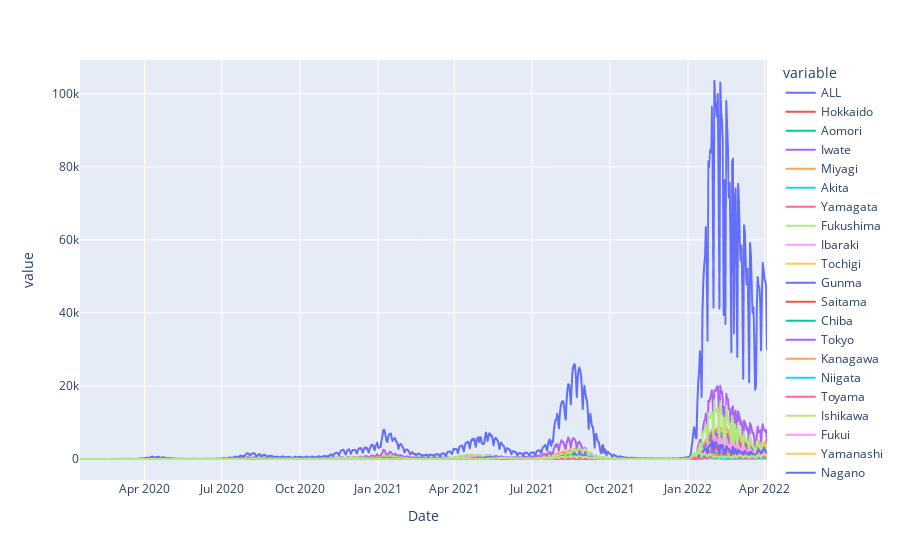

Source (notebook cell):
### Code cell
px.line(df, )

### Figure 1 — Plotly figure (JSON) as saved in the notebook; plotly's stock layout.template omitted (floating-point values rounded to 4 significant figures; data arrays with more than 128 entries replaced by an {"elided": "..."} marker saying what was removed)
{"data": [{"hovertemplate": "variable=ALL<br>Date=%{x}<br>value=%{y}<extra></extra>", "legendgroup": "ALL", "line": {"color": "#636efa", "dash": "solid"}, "marker": {"symbol": "circle"}, "mode": "lines", "name": "ALL", "showlegend": true, "type": "scattergl", "x": {"elided": "810 str values"}, "xaxis": "x", "y": {"elided": "810 int values"}, "yaxis": "y"}, {"hovertemplate": "variable=Hokkaido<br>Date=%{x}<br>value=%{y}<extra></extra>", "legendgroup": "Hokkaido", "line": {"color": "#EF553B", "dash": "solid"}, "marker": {"symbol": "circle"}, "mode": "lines", "name": "Hokkaido", "showlegend": true, "type": "scattergl", "x": {"elided": "810 str values"}, "xaxis": "x", "y": {"elided": "810 int values"}, "yaxis": "y"}, {"hovertemplate": "variable=Aomori<br>Date=%{x}<br>value=%{y}<extra></extra>", "legendgroup": "Aomori", "line": {"color": "#00cc96", "dash": "solid"}, "marker": {"symbol": "circle"}, "mode": "lines", "name": "Aomori", "showlegend": true, "type": "scattergl", "x": {"elided": "810 str values"}, "xaxis": "x", "y": {"elided": "810 int values"}, "yaxis": "y"}, {"hovertemplate": "variable=Iwate<br>Date=%{x}<br>value=%{y}<extra></extra>", "legendgroup": "Iwate", "line": {"color": "#ab63fa", "dash": "solid"}, "marker": {"symbol": "circle"}, "mode": "lines", "name": "Iwate", "showlegend": true, "type": "scattergl", "x": {"elided": "810 str values"}, "xaxis": "x", "y": {"elided": "810 int values"}, "yaxis": "y"}, {"hovertemplate": "variable=Miyagi<br>Date=%{x}<br>value=%{y}<extra></extra>", "legendgroup": "Miyagi", "line": {"color": "#FFA15A", "dash": "solid"}, "marker": {"symbol": "circle"}, "mode": "lines", "name": "Miyagi", "showlegend": true, "type": "scattergl", "x": {"elided": "810 str values"}, "xaxis": "x", "y": {"elided": "810 int values"}, "yaxis": "y"}, {"hovertemplate": "variable=Akita<br>Date=%{x}<br>value=%{y}<extra></extra>", "legendgroup": "Akita", "line": {"color": "#19d3f3", "dash": "solid"}, "marker": {"symbol": "circle"}, "mode": "lines", "name": "Akita", "showlegend": true, "type": "scattergl", "x": {"elided": "810 str values"}, "xaxis": "x", "y": {"elided": "810 int values"}, "yaxis": "y"}, {"hovertemplate": "variable=Yamagata<br>Date=%{x}<br>value=%{y}<extra></extra>", "legendgroup": "Yamagata", "line": {"color": "#FF6692", "dash": "solid"}, "marker": {"symbol": "circle"}, "mode": "lines", "name": "Yamagata", "showlegend": true, "type": "scattergl", "x": {"elided": "810 str values"}, "xaxis": "x", "y": {"elided": "810 int values"}, "yaxis": "y"}, {"hovertemplate": "variable=Fukushima<br>Date=%{x}<br>value=%{y}<extra></extra>", "legendgroup": "Fukushima", "line": {"color": "#B6E880", "dash": "solid"}, "marker": {"symbol": "circle"}, "mode": "lines", "name": "Fukushima", "showlegend": true, "type": "scattergl", "x": {"elided": "810 str values"}, "xaxis": "x", "y": {"elided": "810 int values"}, "yaxis": "y"}, {"hovertemplate": "variable=Ibaraki<br>Date=%{x}<br>value=%{y}<extra></extra>", "legendgroup": "Ibaraki", "line": {"color": "#FF97FF", "dash": "solid"}, "marker": {"symbol": "circle"}, "mode": "lines", "name": "Ibaraki", "showlegend": true, "type": "scattergl", "x": {"elided": "810 str values"}, "xaxis": "x", "y": {"elided": "810 int values"}, "yaxis": "y"}, {"hovertemplate": "variable=Tochigi<br>Date=%{x}<br>value=%{y}<extra></extra>", "legendgroup": "Tochigi", "line": {"color": "#FECB52", "dash": "solid"}, "marker": {"symbol": "circle"}, "mode": "lines", "name": "Tochigi", "showlegend": true, "type": "scattergl", "x": {"elided": "810 str values"}, "xaxis": "x", "y": {"elided": "810 int values"}, "yaxis": "y"}, {"hovertemplate": "variable=Gunma<br>Date=%{x}<br>value=%{y}<extra></extra>", "legendgroup": "Gunma", "line": {"color": "#636efa", "dash": "solid"}, "marker": {"symbol": "circle"}, "mode": "lines", "name": "Gunma", "showlegend": true, "type": "scattergl", "x": {"elided": "810 str values"}, "xaxis": "x", "y": {"elided": "810 int values"}, "yaxis": "y"}, {"hovertemplate": "variable=Saitama<br>Date=%{x}<br>value=%{y}<extra></extra>", "legendgroup": "Saitama", "line": {"color": "#EF553B", "dash": "solid"}, "marker": {"symbol": "circle"}, "mode": "lines", "name": "Saitama", "showlegend": true, "type": "scattergl", "x": {"elided": "810 str values"}, "xaxis": "x", "y": {"elided": "810 int values"}, "yaxis": "y"}, {"hovertemplate": "variable=Chiba<br>Date=%{x}<br>value=%{y}<extra></extra>", "legendgroup": "Chiba", "line": {"color": "#00cc96", "dash": "solid"}, "marker": {"symbol": "circle"}, "mode": "lines", "name": "Chiba", "showlegend": true, "type": "scattergl", "x": {"elided": "810 str values"}, "xaxis": "x", "y": {"elided": "810 int values"}, "yaxis": "y"}, {"hovertemplate": "variable=Tokyo<br>Date=%{x}<br>value=%{y}<extra></extra>", "legendgroup": "Tokyo", "line": {"color": "#ab63fa", "dash": "solid"}, "marker": {"symbol": "circle"}, "mode": "lines", "name": "Tokyo", "showlegend": true, "type": "scattergl", "x": {"elided": "810 str values"}, "xaxis": "x", "y": {"elided": "810 int values"}, "yaxis": "y"}, {"hovertemplate": "variable=Kanagawa<br>Date=%{x}<br>value=%{y}<extra></extra>", "legendgroup": "Kanagawa", "line": {"color": "#FFA15A", "dash": "solid"}, "marker": {"symbol": "circle"}, "mode": "lines", "name": "Kanagawa", "showlegend": true, "type": "scattergl", "x": {"elided": "810 str values"}, "xaxis": "x", "y": {"elided": "810 int values"}, "yaxis": "y"}, {"hovertemplate": "variable=Niigata<br>Date=%{x}<br>value=%{y}<extra></extra>", "legendgroup": "Niigata", "line": {"color": "#19d3f3", "dash": "solid"}, "marker": {"symbol": "circle"}, "mode": "lines", "name": "Niigata", "showlegend": true, "type": "scattergl", "x": {"elided": "810 str values"}, "xaxis": "x", "y": {"elided": "810 int values"}, "yaxis": "y"}, {"hovertemplate": "variable=Toyama<br>Date=%{x}<br>value=%{y}<extra></extra>", "legendgroup": "Toyama", "line": {"color": "#FF6692", "dash": "solid"}, "marker": {"symbol": "circle"}, "mode": "lines", "name": "Toyama", "showlegend": true, "type": "scattergl", "x": {"elided": "810 str values"}, "xaxis": "x", "y": {"elided": "810 int values"}, "yaxis": "y"}, {"hovertemplate": "variable=Ishikawa<br>Date=%{x}<br>value=%{y}<extra></extra>", "legendgroup": "Ishikawa", "line": {"color": "#B6E880", "dash": "solid"}, "marker": {"symbol": "circle"}, "mode": "lines", "name": "Ishikawa", "showlegend": true, "type": "scattergl", "x": {"elided": "810 str values"}, "xaxis": "x", "y": {"elided": "810 int values"}, "yaxis": "y"}, {"hovertemplate": "variable=Fukui<br>Date=%{x}<br>value=%{y}<extra></extra>", "legendgroup": "Fukui", "line": {"color": "#FF97FF", "dash": "solid"}, "marker": {"symbol": "circle"}, "mode": "lines", "name": "Fukui", "showlegend": true, "type": "scattergl", "x": {"elided": "810 str values"}, "xaxis": "x", "y": {"elided": "810 int values"}, "yaxis": "y"}, {"hovertemplate": "variable=Yamanashi<br>Date=%{x}<br>value=%{y}<extra></extra>", "legendgroup": "Yamanashi", "line": {"color": "#FECB52", "dash": "solid"}, "marker": {"symbol": "circle"}, "mode": "lines", "name": "Yamanashi", "showlegend": true, "type": "scattergl", "x": {"elided": "810 str values"}, "xaxis": "x", "y": {"elided": "810 int values"}, "yaxis": "y"}, {"hovertemplate": "variable=Nagano<br>Date=%{x}<br>value=%{y}<extra></extra>", "legendgroup": "Nagano", "line": {"color": "#636efa", "dash": "solid"}, "marker": {"symbol": "circle"}, "mode": "lines", "name": "Nagano", "showlegend": true, "type": "scattergl", "x": {"elided": "810 str values"}, "xaxis": "x", "y": {"elided": "810 int values"}, "yaxis": "y"}, {"hovertemplate": "variable=Gifu<br>Date=%{x}<br>value=%{y}<extra></extra>", "legendgroup": "Gifu", "line": {"color": "#EF553B", "dash": "solid"}, "marker": {"symbol": "circle"}, "mode": "lines", "name": "Gifu", "showlegend": true, "type": "scattergl", "x": {"elided": "810 str values"}, "xaxis": "x", "y": {"elided": "810 int values"}, "yaxis": "y"}, {"hovertemplate": "variable=Shizuoka<br>Date=%{x}<br>value=%{y}<extra></extra>", "legendgroup": "Shizuoka", "line": {"color": "#00cc96", "dash": "solid"}, "marker": {"symbol": "circle"}, "mode": "lines", "name": "Shizuoka", "showlegend": true, "type": "scattergl", "x": {"elided": "810 str values"}, "xaxis": "x", "y": {"elided": "810 int values"}, "yaxis": "y"}, {"hovertemplate": "variable=Aichi<br>Date=%{x}<br>value=%{y}<extra></extra>", "legendgroup": "Aichi", "line": {"color": "#ab63fa", "dash": "solid"}, "marker": {"symbol": "circle"}, "mode": "lines", "name": "Aichi", "showlegend": true, "type": "scattergl", "x": {"elided": "810 str values"}, "xaxis": "x", "y": {"elided": "810 int values"}, "yaxis": "y"}, {"hovertemplate": "variable=Mie<br>Date=%{x}<br>value=%{y}<extra></extra>", "legendgroup": "Mie", "line": {"color": "#FFA15A", "dash": "solid"}, "marker": {"symbol": "circle"}, "mode": "lines", "name": "Mie", "showlegend": true, "type": "scattergl", "x": {"elided": "810 str values"}, "xaxis": "x", "y": {"elided": "810 int values"}, "yaxis": "y"}, {"hovertemplate": "variable=Shiga<br>Date=%{x}<br>value=%{y}<extra></extra>", "legendgroup": "Shiga", "line": {"color": "#19d3f3", "dash": "solid"}, "marker": {"symbol": "circle"}, "mode": "lines", "name": "Shiga", "showlegend": true, "type": "scattergl", "x": {"elided": "810 str values"}, "xaxis": "x", "y": {"elided": "810 int values"}, "yaxis": "y"}, {"hovertemplate": "variable=Kyoto<br>Date=%{x}<br>value=%{y}<extra></extra>", "legendgroup": "Kyoto", "line": {"color": "#FF6692", "dash": "solid"}, "marker": {"symbol": "circle"}, "mode": "lines", "name": "Kyoto", "showlegend": true, "type": "scattergl", "x": {"elided": "810 str values"}, "xaxis": "x", "y": {"elided": "810 int values"}, "yaxis": "y"}, {"hovertemplate": "variable=Osaka<br>Date=%{x}<br>value=%{y}<extra></extra>", "legendgroup": "Osaka", "line": {"color": "#B6E880", "dash": "solid"}, "marker": {"symbol": "circle"}, "mode": "lines", "name": "Osaka", "showlegend": true, "type": "scattergl", "x": {"elided": "810 str values"}, "xaxis": "x", "y": {"elided": "810 int values"}, "yaxis": "y"}, {"hovertemplate": "variable=Hyogo<br>Date=%{x}<br>value=%{y}<extra></extra>", "legendgroup": "Hyogo", "line": {"color": "#FF97FF", "dash": "solid"}, "marker": {"symbol": "circle"}, "mode": "lines", "name": "Hyogo", "showlegend": true, "type": "scattergl", "x": {"elided": "810 str values"}, "xaxis": "x", "y": {"elided": "810 int values"}, "yaxis": "y"}, {"hovertemplate": "variable=Nara<br>Date=%{x}<br>value=%{y}<extra></extra>", "legendgroup": "Nara", "line": {"color": "#FECB52", "dash": "solid"}, "marker": {"symbol": "circle"}, "mode": "lines", "name": "Nara", "showlegend": true, "type": "scattergl", "x": {"elided": "810 str values"}, "xaxis": "x", "y": {"elided": "810 int values"}, "yaxis": "y"}, {"hovertemplate": "variable=Wakayama<br>Date=%{x}<br>value=%{y}<extra></extra>", "legendgroup": "Wakayama", "line": {"color": "#636efa", "dash": "solid"}, "marker": {"symbol": "circle"}, "mode": "lines", "name": "Wakayama", "showlegend": true, "type": "scattergl", "x": {"elided": "810 str values"}, "xaxis": "x", "y": {"elided": "810 int values"}, "yaxis": "y"}, {"hovertemplate": "variable=Tottori<br>Date=%{x}<br>value=%{y}<extra></extra>", "legendgroup": "Tottori", "line": {"color": "#EF553B", "dash": "solid"}, "marker": {"symbol": "circle"}, "mode": "lines", "name": "Tottori", "showlegend": true, "type": "scattergl", "x": {"elided": "810 str values"}, "xaxis": "x", "y": {"elided": "810 int values"}, "yaxis": "y"}, {"hovertemplate": "variable=Shimane<br>Date=%{x}<br>value=%{y}<extra></extra>", "legendgroup": "Shimane", "line": {"color": "#00cc96", "dash": "solid"}, "marker": {"symbol": "circle"}, "mode": "lines", "name": "Shimane", "showlegend": true, "type": "scattergl", "x": {"elided": "810 str values"}, "xaxis": "x", "y": {"elided": "810 int values"}, "yaxis": "y"}, {"hovertemplate": "variable=Okayama<br>Date=%{x}<br>value=%{y}<extra></extra>", "legendgroup": "Okayama", "line": {"color": "#ab63fa", "dash": "solid"}, "marker": {"symbol": "circle"}, "mode": "lines", "name": "Okayama", "showlegend": true, "type": "scattergl", "x": {"elided": "810 str values"}, "xaxis": "x", "y": {"elided": "810 int values"}, "yaxis": "y"}, {"hovertemplate": "variable=Hiroshima<br>Date=%{x}<br>value=%{y}<extra></extra>", "legendgroup": "Hiroshima", "line": {"color": "#FFA15A", "dash": "solid"}, "marker": {"symbol": "circle"}, "mode": "lines", "name": "Hiroshima", "showlegend": true, "type": "scattergl", "x": {"elided": "810 str values"}, "xaxis": "x", "y": {"elided": "810 int values"}, "yaxis": "y"}, {"hovertemplate": "variable=Yamaguchi<br>Date=%{x}<br>value=%{y}<extra></extra>", "legendgroup": "Yamaguchi", "line": {"color": "#19d3f3", "dash": "solid"}, "marker": {"symbol": "circle"}, "mode": "lines", "name": "Yamaguchi", "showlegend": true, "type": "scattergl", "x": {"elided": "810 str values"}, "xaxis": "x", "y": {"elided": "810 int values"}, "yaxis": "y"}, {"hovertemplate": "variable=Tokushima<br>Date=%{x}<br>value=%{y}<extra></extra>", "legendgroup": "Tokushima", "line": {"color": "#FF6692", "dash": "solid"}, "marker": {"symbol": "circle"}, "mode": "lines", "name": "Tokushima", "showlegend": true, "type": "scattergl", "x": {"elided": "810 str values"}, "xaxis": "x", "y": {"elided": "810 int values"}, "yaxis": "y"}, {"hovertemplate": "variable=Kagawa<br>Date=%{x}<br>value=%{y}<extra></extra>", "legendgroup": "Kagawa", "line": {"color": "#B6E880", "dash": "solid"}, "marker": {"symbol": "circle"}, "mode": "lines", "name": "Kagawa", "showlegend": true, "type": "scattergl", "x": {"elided": "810 str values"}, "xaxis": "x", "y": {"elided": "810 int values"}, "yaxis": "y"}, {"hovertemplate": "variable=Ehime<br>Date=%{x}<br>value=%{y}<extra></extra>", "legendgroup": "Ehime", "line": {"color": "#FF97FF", "dash": "solid"}, "marker": {"symbol": "circle"}, "mode": "lines", "name": "Ehime", "showlegend": true, "type": "scattergl", "x": {"elided": "810 str values"}, "xaxis": "x", "y": {"elided": "810 int values"}, "yaxis": "y"}, {"hovertemplate": "variable=Kochi<br>Date=%{x}<br>value=%{y}<extra></extra>", "legendgroup": "Kochi", "line": {"color": "#FECB52", "dash": "solid"}, "marker": {"symbol": "circle"}, "mode": "lines", "name": "Kochi", "showlegend": true, "type": "scattergl", "x": {"elided": "810 str values"}, "xaxis": "x", "y": {"elided": "810 int values"}, "yaxis": "y"}, {"hovertemplate": "variable=Fukuoka<br>Date=%{x}<br>value=%{y}<extra></extra>", "legendgroup": "Fukuoka", "line": {"color": "#636efa", "dash": "solid"}, "marker": {"symbol": "circle"}, "mode": "lines", "name": "Fukuoka", "showlegend": true, "type": "scattergl", "x": {"elided": "810 str values"}, "xaxis": "x", "y": {"elided": "810 int values"}, "yaxis": "y"}, {"hovertemplate": "variable=Saga<br>Date=%{x}<br>value=%{y}<extra></extra>", "legendgroup": "Saga", "line": {"color": "#EF553B", "dash": "solid"}, "marker": {"symbol": "circle"}, "mode": "lines", "name": "Saga", "showlegend": true, "type": "scattergl", "x": {"elided": "810 str values"}, "xaxis": "x", "y": {"elided": "810 int values"}, "yaxis": "y"}, {"hovertemplate": "variable=Nagasaki<br>Date=%{x}<br>value=%{y}<extra></extra>", "legendgroup": "Nagasaki", "line": {"color": "#00cc96", "dash": "solid"}, "marker": {"symbol": "circle"}, "mode": "lines", "name": "Nagasaki", "showlegend": true, "type": "scattergl", "x": {"elided": "810 str values"}, "xaxis": "x", "y": {"elided": "810 int values"}, "yaxis": "y"}, {"hovertemplate": "variable=Kumamoto<br>Date=%{x}<br>value=%{y}<extra></extra>", "legendgroup": "Kumamoto", "line": {"color": "#ab63fa", "dash": "solid"}, "marker": {"symbol": "circle"}, "mode": "lines", "name": "Kumamoto", "showlegend": true, "type": "scattergl", "x": {"elided": "810 str values"}, "xaxis": "x", "y": {"elided": "810 int values"}, "yaxis": "y"}, {"hovertemplate": "variable=Oita<br>Date=%{x}<br>value=%{y}<extra></extra>", "legendgroup": "Oita", "line": {"color": "#FFA15A", "dash": "solid"}, "marker": {"symbol": "circle"}, "mode": "lines", "name": "Oita", "showlegend": true, "type": "scattergl", "x": {"elided": "810 str values"}, "xaxis": "x", "y": {"elided": "810 int values"}, "yaxis": "y"}, {"hovertemplate": "variable=Miyazaki<br>Date=%{x}<br>value=%{y}<extra></extra>", "legendgroup": "Miyazaki", "line": {"color": "#19d3f3", "dash": "solid"}, "marker": {"symbol": "circle"}, "mode": "lines", "name": "Miyazaki", "showlegend": true, "type": "scattergl", "x": {"elided": "810 str values"}, "xaxis": "x", "y": {"elided": "810 int values"}, "yaxis": "y"}, {"hovertemplate": "variable=Kagoshima<br>Date=%{x}<br>value=%{y}<extra></extra>", "legendgroup": "Kagoshima", "line": {"color": "#FF6692", "dash": "solid"}, "marker": {"symbol": "circle"}, "mode": "lines", "name": "Kagoshima", "showlegend": true, "type": "scattergl", "x": {"elided": "810 str values"}, "xaxis": "x", "y": {"elided": "810 int values"}, "yaxis": "y"}, {"hovertemplate": "variable=Okinawa<br>Date=%{x}<br>value=%{y}<extra></extra>", "legendgroup": "Okinawa", "line": {"color": "#B6E880", "dash": "solid"}, "marker": {"symbol": "circle"}, "mode": "lines", "name": "Okinawa", "showlegend": true, "type": "scattergl", "x": {"elided": "810 str values"}, "xaxis": "x", "y": {"elided": "810 int values"}, "yaxis": "y"}], "layout": {"autosize": true, "legend": {"title": {"text": "variable"}, "tracegroupgap": 0}, "margin": {"t": 60}, "xaxis": {"anchor": "y", "autorange": true, "domain": [0, 1], "range": ["2020-01-16", "2022-04-04"], "title": {"text": "Date"}, "type": "date"}, "yaxis": {"anchor": "x", "autorange": true, "domain": [0, 1], "range": [-5751.0, 109300.0], "title": {"text": "value"}, "type": "linear"}}}
